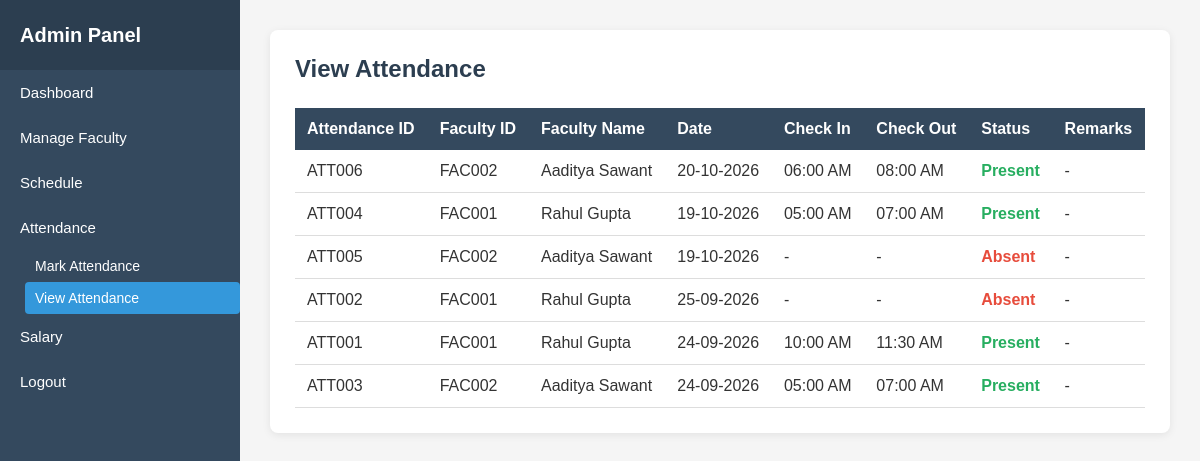
Page /view-attendance/ (signed in) on the committed database.
### faculty/models.py (models this page shows, shortened)
class Attendance(models.Model):
    AttendanceID = models.CharField(max_length=10, primary_key=True)
    FacultyID = models.ForeignKey(
        Faculty,
        on_delete=models.CASCADE,
        related_name="attendance_records"
    )
    Date = models.DateField()
    CheckInTime = models.TimeField(null=True, blank=True)
    CheckOutTime = models.TimeField(null=True, blank=True)
    Status = models.CharField(max_length=20)
    Remarks = models.TextField(blank=True)

class Faculty(models.Model):
    FacultyID = models.CharField(max_length=10, primary_key=True)
    Password = models.CharField(max_length=255, blank=True)
    ProfilePhoto = models.ImageField(upload_to="faculty_photos/", blank=True)
    FirstName = models.CharField(max_length=50)
    LastName = models.CharField(max_length=50)
    Gender = models.CharField(max_length=20)
    DOB = models.DateField()
    Email = models.EmailField()
    ContactNumber = models.CharField(max_length=10)
    Address = models.TextField()
    Qualification = models.CharField(max_length=100)
    Designation = models.CharField(max_length=100)
    JoiningDate = models.DateField()
    Experience = models.DecimalField(max_digits=4, decimal_places=1)
    Status = models.CharField(max_length=20)

### faculty/views.py (the view)
def view_attendance(request):
    if "admin_id" not in request.session:
        return redirect("login")
    attendance_records = Attendance.objects.select_related(
        "FacultyID"
    ).order_by(
        "-Date",
        "FacultyID"
    )
    return render(
        request,
        "view_attendance.html",
        {
            "attendance_records": attendance_records
        }
    )

### templates/view_attendance.html (shortened to what this page needs)
{% load static %}
<!DOCTYPE html>
<html lang="en">
<head>
    <link rel="stylesheet" href="{% static 'style.css' %}">
</head>
<body>
<div class="dashboard-container">
    <aside class="sidebar">
        <div class="sidebar-header">
            <h2>Admin Panel</h2>
        </div>
        <ul class="sidebar-menu">
            <li>
                <a href="{% url 'dashboard' %}">
                    Dashboard
                </a>
            </li>
            <li>
                <a href="{% url 'manage_faculty' %}">
                    Manage Faculty
                </a>
            </li>
            <li>
                <a href="{ % url 'schedule'%}">
                    Schedule
                </a>
            </li>
            <li class="attendance-tree">
                <a href="#" onclick="toggleAttendance(event)">
                    Attendance
                </a>
                <ul id="attendanceSubmenu" class="attendance-submenu">
                    <li>
                        <a href="{% url 'attendance' %}">
                            Mark Attendance
                        </a>
                    </li>
                    <li>
                        <a href="{% url 'view_attendance' %}" class="submenu-active">
                            View Attendance
                        </a>
                    </li>
                </ul>
            </li>
            <li>
                <a href="{% url 'salary' %}">
                    Salary
                </a>
            </li>
            <li>
                <a href="{% url 'logout' %}">
                    Logout
                </a>
            </li>
        </ul>
    </aside>
    <main class="main-content">
        <div class="view-attendance-page">
            <div class="attendance-card">
                <h2>View Attendance</h2>
                {% if attendance_records %}
                <div class="attendance-table-wrapper">
                    <table class="attendance-table">
                        <thead>
                            <tr>
                                <th>Attendance ID</th>
                                <th>Faculty ID</th>
                                <th>Faculty Name</th>
                                <th>Date</th>
                                <th>Check In</th>
                                <th>Check Out</th>
                                <th>Status</th>
                                <th>Remarks</th>
                            </tr>
                        </thead>
                        <tbody>
                            {% for record in attendance_records %}
                            <tr>
                                <td>{{ record.AttendanceID }}</td>
                                <td>
                                    {{ record.FacultyID.FacultyID }}
                                </td>
                                <td>
                                    {{ record.FacultyID.FirstName }}
                                    {{ record.FacultyID.LastName }}
                                </td>
                                <td>
                                    {{ record.Date|date:"d-m-Y" }}
                                </td>
                                <td>
                                    {% if record.CheckInTime %}
                                        {{ record.CheckInTime|time:"h:i A" }}
                                    {% else %}
                                        -
                                    {% endif %}
                                </td>
                                <td>
                                    {% if record.CheckOutTime %}
                                        {{ record.CheckOutTime|time:"h:i A" }}
                                    {% else %}
                                        -
                                    {% endif %}
                                </td>
                                <td>
                                    {% if record.Status == "Present" %}
                                        <span class="status-present">
                                            Present
                                        </span>
                                    {% else %}
                                        <span class="status-absent">
                                            Absent
                                        </span>
                                    {% endif %}
                                </td>
                                <td>
                                    {% if record.Remarks %}
                                        {{ record.Remarks }}
                                    {% else %}
                                        -
                                    {% endif %}
                                </td>
                            </tr>
                            {% endfor %}
                        </tbody>
                    </table>
                </div>
                {% else %}
                <div class="no-records">
                    No attendance records found.
                </div>
                {% endif %}
            </div>
        </div>
    </main>
</div>
</body>
</html>

### static/style.css (style rules this page uses)
* { box-sizing: border-box; }
body { margin: 0; padding: 0; font-family: Arial, sans-serif; background: #c9c1c1; color: #333; }
a { text-decoration: none; }
.dashboard-container { display: flex; width: 100%; min-height: 100vh; }
.sidebar { width: 240px; min-width: 240px; background: #34495e; min-height: 100vh; flex-shrink: 0; }
.sidebar-header { height: 70px; background: #2c3e50; display: flex; align-items: center; padding: 0 20px; }
.sidebar-header h2 { color: white; font-size: 20px; margin: 0; }
.sidebar-menu { list-style: none; padding: 0; margin: 0; }
.sidebar-menu li { margin: 0; padding: 0; }
.sidebar-menu li a { display: block; color: white; padding: 14px 20px; font-size: 15px; transition: 0.2s; }
.main-content { flex: 1; min-width: 0; background: #f5f5f5; }
.attendance-card { width: 100%; background: white; padding: 25px; border-radius: 8px; box-shadow: 0 2px 8px rgba(0, 0, 0, 0.08); }
.attendance-card h2 { color: #2c3e50; margin: 0 0 25px 0; }
.attendance-table { width: 100%; border-collapse: collapse; }
.attendance-table th { background: #34495e; color: white; padding: 12px; text-align: left; white-space: nowrap; }
.attendance-table td { padding: 12px; border-bottom: 1px solid #ddd; white-space: nowrap; }
.status-present { color: #27ae60; font-weight: bold; }
.status-absent { color: #e74c3c; font-weight: bold; }

### templates/view_attendance.html (style rules this page uses)
.view-attendance-page { width: 100%; box-sizing: border-box; padding: 30px; }
.attendance-card { width: 100%; box-sizing: border-box; background: white; padding: 25px; border-radius: 8px; box-shadow: 0 2px 8px rgba(0, 0, 0, 0.08); }
.attendance-card h2 { margin: 0 0 25px 0; color: #2c3e50; }
.attendance-table-wrapper { width: 100%; overflow-x: auto; }
.attendance-table { width: 100%; border-collapse: collapse; }
.attendance-table th { background: #34495e; color: white; padding: 12px; text-align: left; white-space: nowrap; }
.attendance-table td { padding: 12px; border-bottom: 1px solid #ddd; white-space: nowrap; }
.status-present { color: #27ae60; font-weight: bold; }
.status-absent { color: #e74c3c; font-weight: bold; }
.attendance-tree > a { cursor: pointer; font-size: 16px; }
.attendance-submenu { display: block; list-style: none; padding-left: 25px; margin: 0; }
.attendance-submenu li a { font-size: 14px; padding: 8px 10px; }
.attendance-submenu .submenu-active { background: #3498db; color: white; border-radius: 4px; }

### rows in the picture
Attendance: AttendanceID "ATT006", FacultyID.FacultyID "FAC002", FacultyID.FirstName "Aaditya", FacultyID.LastName "Sawant", Date "20-10-2026", CheckInTime "06:00 AM", CheckOutTime "08:00 AM", Status "Present"
Attendance: AttendanceID "ATT004", FacultyID.FacultyID "FAC001", FacultyID.FirstName "Rahul", FacultyID.LastName "Gupta", Date "19-10-2026", CheckInTime "05:00 AM", CheckOutTime "07:00 AM", Status "Present"
Attendance: AttendanceID "ATT005", FacultyID.FacultyID "FAC002", FacultyID.FirstName "Aaditya", FacultyID.LastName "Sawant", Date "19-10-2026", Status "Absent"
Attendance: AttendanceID "ATT002", FacultyID.FacultyID "FAC001", FacultyID.FirstName "Rahul", FacultyID.LastName "Gupta", Date "25-09-2026", Status "Absent"
Attendance: AttendanceID "ATT001", FacultyID.FacultyID "FAC001", FacultyID.FirstName "Rahul", FacultyID.LastName "Gupta", Date "24-09-2026", CheckInTime "10:00 AM", CheckOutTime "11:30 AM", Status "Present"
Attendance: AttendanceID "ATT003", FacultyID.FacultyID "FAC002", FacultyID.FirstName "Aaditya", FacultyID.LastName "Sawant", Date "24-09-2026", CheckInTime "05:00 AM", CheckOutTime "07:00 AM", Status "Present"
